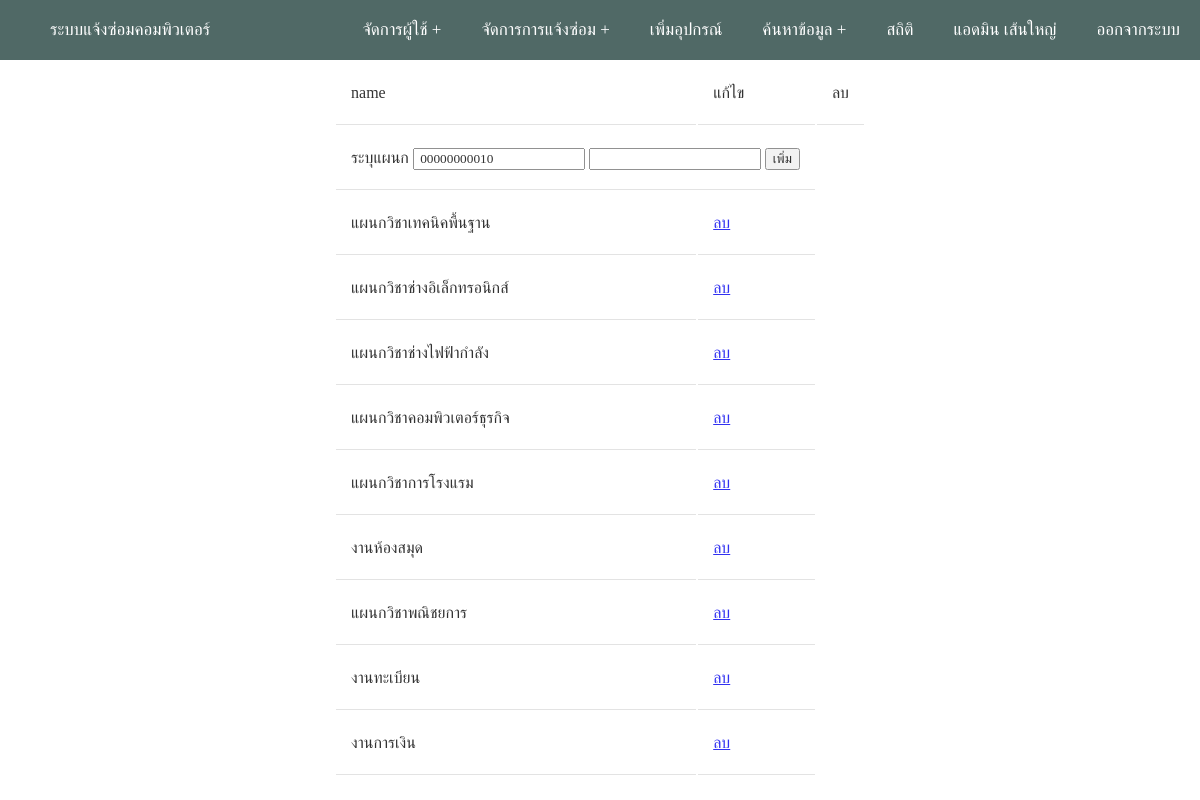
The app's page /inventory/add_dev.php (signed in) with its own data.
### tables this page shows
CREATE TABLE IF NOT EXISTS `type` (
  `id` int(11) unsigned zerofill NOT NULL,
  `name` varchar(30) NOT NULL,
  PRIMARY KEY (`id`)
);

### inventory/add_dev.php (the view, shortened to what this page needs)
<?php
include('..\page\header.php');
require('..\connect_db.inc.php');
?>
<?php
   $sql8 = "SELECT MAX(id) MAXIMUM FROM type";
   $result8 = mysqli_query($conn, $sql8) or die (mysqli_error($conn));
   $array = mysqli_fetch_array($result8);
      $nums = ++$array['MAXIMUM'];
      $auto_id = str_pad($nums,11,"0",STR_PAD_LEFT);
?>
<table>
<tr>
<td />name
<td />แก้ไข
<td />ลบ
</tr>
<?php
$sql = "SELECT * FROM type";
$query = mysqli_query($conn,$sql) or die (mysqli_error($conn));
?>
<form method="POST" action="add_dev.php?act=add">
<tr>
<td colspan="2">ระบุแผนก  <input type="text" name="txt_id" value=" <?php echo $auto_id; ?>" readonly >
<input type="text" name="depart">
<input type="submit" value="เพิ่ม">
</tr>
</form>
<?php
while($row=mysqli_fetch_array($query))
	{
?>
<tr>
<td /><?php echo $row["name"] ;?>
<td /><a href='add_dev.php?act=del&txt_id=<?php echo $row["id"] ;?>' onClick="javascript:return confirm('คุณต้องการลบข้อมูลใช่หรือไม่');">ลบ</a>
</tr>
<?php
	}
 ?>
</table>

### page/header.php (style rules this page uses)
* { box-sizing: border-box; font-family : Georgia, serif; }
body { margin: 0; padding: 0; font-family: 'Open Sans', sans-serif; line-height: 32px; }
th, td { border-bottom: 1px solid #ddd; padding: 15px; text-align: left; }

### records on screen
type: name "แผนกวิชาเทคนิคพื้นฐาน"
type: name "แผนกวิชาช่างอิเล็กทรอนิกส์"
type: name "แผนกวิชาช่างไฟฟ้ากำลัง"
type: name "แผนกวิชาคอมพิวเตอร์ธุรกิจ"
type: name "แผนกวิชาการโรงแรม"
type: name "งานห้องสมุด"
type: name "แผนกวิชาพณิชยการ"
type: name "งานทะเบียน"
type: name "งานการเงิน"

### other values on screen
$name "แอดมิน"
$sur "เส้นใหญ่"
